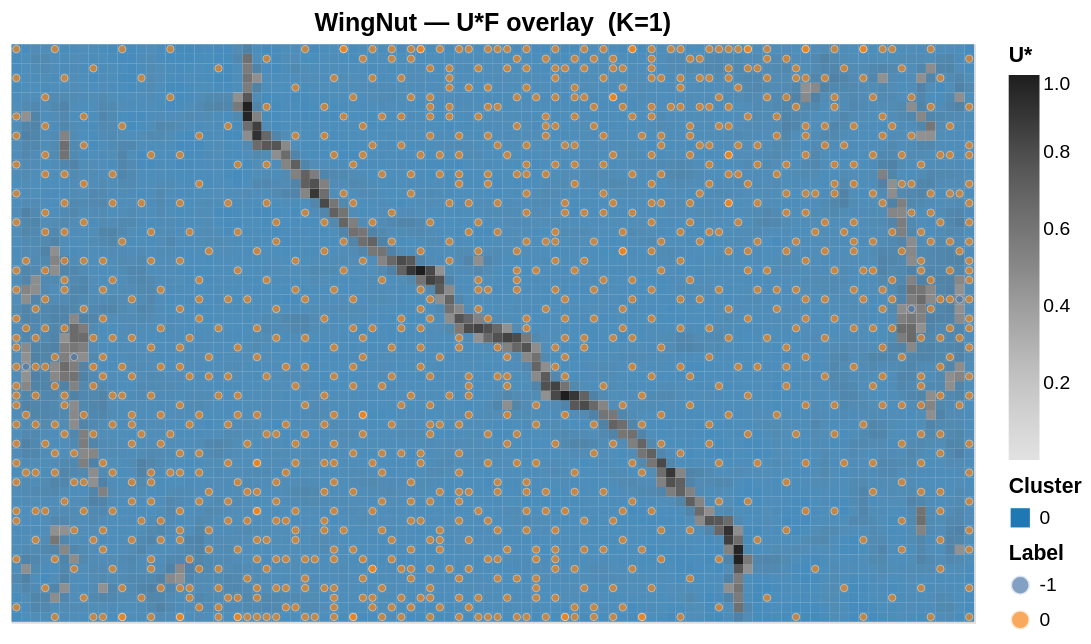

Source (notebook cell):
### Code cell
plot_ustar_cluster_overlay(
    clf_wn.ustar_, clf_wn.labels_,
    bmu_indices=som_wn.bmu_indices(data_wn_z),
    sample_labels=pred_wn,
    title=f'WingNut — U*F overlay  (K={clf_wn.n_clusters_})',
    cell_pixels=5.0,
)

### Figure 1 — Vega-Lite specification as saved in the notebook (floating-point values rounded to 4 significant figures; data arrays with more than 128 entries replaced by an {"elided": "..."} marker saying what was removed)
{"config": {"view": {"continuousWidth": 300, "continuousHeight": 300}}, "layer": [{"data": {"name": "data-0f2de850fce0f46aa297580cce9385df"}, "mark": {"type": "rect"}, "encoding": {"color": {"field": "ustar", "legend": {"title": "U*"}, "scale": {"scheme": "greys"}, "type": "quantitative"}, "tooltip": [{"field": "col", "type": "quantitative"}, {"field": "row", "type": "quantitative"}, {"field": "ustar", "format": ".4f", "type": "quantitative"}], "x": {"axis": null, "field": "col", "sort": null, "type": "ordinal"}, "y": {"axis": null, "field": "row", "sort": "descending", "type": "ordinal"}}}, {"data": {"name": "data-0f2de850fce0f46aa297580cce9385df"}, "mark": {"type": "rect"}, "encoding": {"color": {"field": "cluster", "legend": {"title": "Cluster"}, "scale": {"scheme": "category20"}, "type": "nominal"}, "opacity": {"field": "opacity", "legend": null, "scale": {"domain": [0, 1]}, "type": "quantitative"}, "tooltip": [{"field": "col", "type": "quantitative"}, {"field": "row", "type": "quantitative"}, {"field": "cluster", "type": "quantitative"}, {"field": "ustar", "format": ".4f", "type": "quantitative"}], "x": {"axis": null, "field": "col", "sort": null, "type": "ordinal"}, "y": {"axis": null, "field": "row", "sort": "descending", "type": "ordinal"}}, "title": "WingNut — U*F overlay  (K=1)", "transform": [{"filter": "(datum.cluster >= 0)"}]}, {"data": {"name": "data-eb79e9eb6dc17d7c303b0c6af0a6db2d"}, "mark": {"type": "circle", "opacity": 0.7, "size": 15.0, "stroke": "white", "strokeWidth": 0.3}, "encoding": {"color": {"field": "Label", "legend": {"title": "Label"}, "scale": {"scheme": "tableau10"}, "type": "nominal"}, "tooltip": [{"field": "col", "type": "quantitative"}, {"field": "row", "type": "quantitative"}, {"field": "Label", "type": "nominal"}], "x": {"axis": null, "field": "col", "sort": null, "type": "ordinal"}, "y": {"axis": null, "field": "row", "sort": "descending", "type": "ordinal"}}}], "height": {"step": 5.0}, "width": {"step": 5.0}, "$schema": "https://vega.github.io/schema/vega-lite/v6.4.1.json", "datasets": {"data-0f2de850fce0f46aa297580cce9385df": {"elided": "6000 records"}, "data-eb79e9eb6dc17d7c303b0c6af0a6db2d": {"elided": "1016 records"}}}
